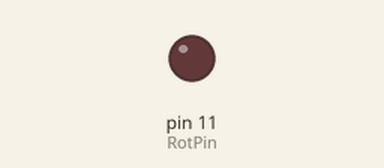
Recording of a sketch running on a simulated Arduino Uno, built with avr-gcc and run on an emulated ATmega328P. Shown: output pins drawn as LEDs (lit = HIGH). Pins used as bus, display or sensor lines are not drawn.

Above: at 2.6 s.
At 73.0 s:
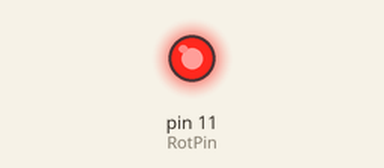
Timing chart, 0 to 74.5 s (numbered marks = the images above):
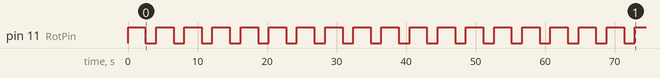

The sketch:

Table_Trigger_017.ino
```cpp
/*
  Timothy Lear, March 2018
  Turntable controls Version 017
  Trigger Camera
  Rotate Table
  Repeat for one series
*/

//pin numbers:
const int TrigPin = 12;
const int RotPin = 11 ;
//times:
const int trigger = 1000;// time to trigger cameras
const int rotate = 1550;// time to rotate table
const int pause = 1500;// time for object to stop moving
void setup()
{
  pinMode(TrigPin, OUTPUT);
  pinMode(RotPin, OUTPUT);

  //initialize to LOW
  digitalWrite(TrigPin, HIGH);
  digitalWrite(RotPin, HIGH);

  for (int i = 0; i < 18; i++)
  {
    //Camera trigger relay, on then off
    delay(pause); //wait for object to stop moving
    digitalWrite(TrigPin, LOW);
    delay(trigger); //wait for trigger to be noticed by cameras
    digitalWrite(TrigPin, HIGH);

    //Turntable relay, on then off
    digitalWrite(RotPin, LOW);
    delay(rotate);
    digitalWrite(RotPin, HIGH);
  }
}
void loop() {
  //no setup
}
```
